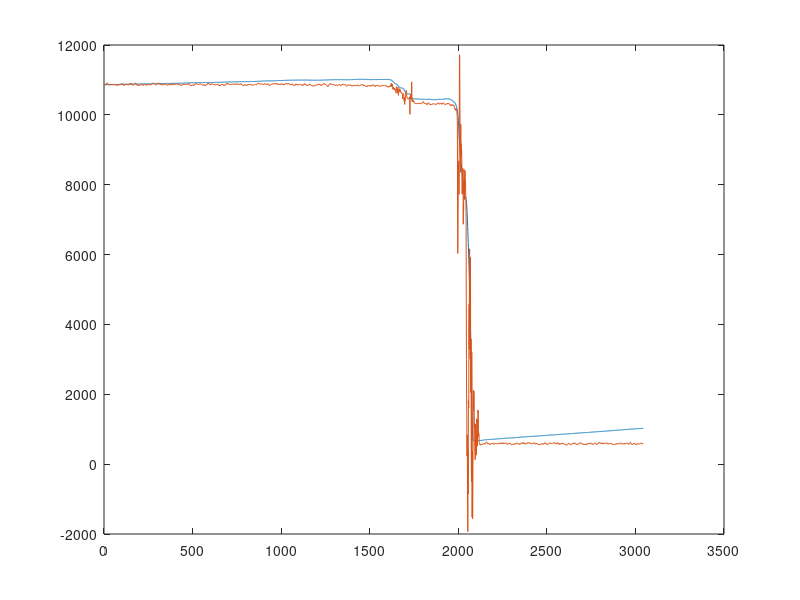

Recreate this plot in MATLAB.
clear all;
raw = load('raw_coe_2.txt');
accel = raw(:,2);
gyro = raw(:,4)-(-8.6200);
N = length(raw);
Integral = zeros(1,N);
Integral(1) = accel(1);
for k = 2:N
   Integral(k) = Integral(k-1) + gyro(k)*2.0477*0.005;
end
plot(Integral);
hold on;
plot(accel);